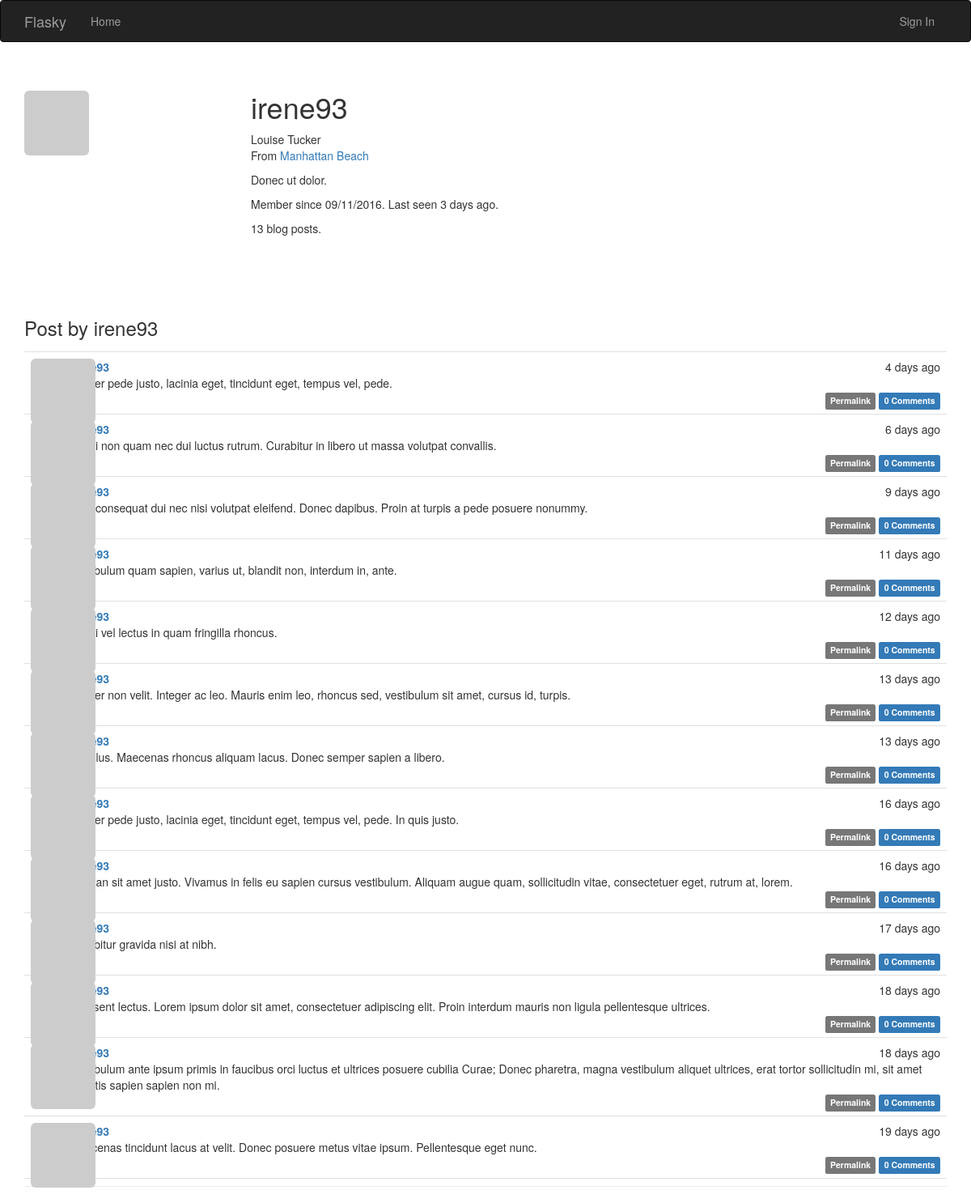
Screenshot of /user/irene93 with the database file from the repository.
### app/models.py (models this page shows, shortened)
class User(UserMixin, db.Model):
    __tablename__ = 'users'
    id = db.Column(db.Integer, primary_key=True)
    email = db.Column(db.String(64), unique=True, index=True)
    username = db.Column(db.String(64), unique=True, index=True)
    role_id = db.Column(db.Integer, db.ForeignKey('roles.id'))
    password_hash = db.Column(db.String(128))
    confirmed = db.Column(db.Boolean, default=False)
    name = db.Column(db.String(64))  # 真实姓名
    location = db.Column(db.String(64))  # 所在地
    about_me = db.Column(db.Text())  # 个人简介
    member_since = db.Column(db.DateTime(), default=datetime.utcnow)
    last_seen = db.Column(db.DateTime(), default=datetime.utcnow)  # 最后访问日期
    comments = db.relationship('Comment', backref='author', lazy='dynamic')
    avatar_hash = db.Column(db.String(32))
    posts = db.relationship('Post', backref='author', lazy='dynamic')
    followers = db.relationship('Follow', foreign_keys=[Follow.followed_id],
                                backref=db.backref('followed', lazy='joined'),
                                lazy='dynamic',
                                cascade='all, delete-orphan')
    followed = db.relationship('Follow', foreign_keys=[Follow.follower_id],
                               backref=db.backref('follower', lazy='joined'),
                               lazy='dynamic',
                               cascade='all, delete-orphan')
    @property
    def password(self):
        raise AttributeError('password is not a readable attribute')
    def gravatar(self, size=100, default='identicon', rating='g'):
        if request.is_secure:
            url = 'https://secure.gravatar.com/avatar'
        else:
            url = 'http://www.gravatar.com/avatar'
        hash = self.avatar_hash or hashlib.md5(
            self.email.encode('utf-8')).hexdigest()
        return '{url}/{hash}?s={size}&d={default}&r={rating}'.format(
            url=url, hash=hash, size=size, default=default, rating=rating)

class Post(db.Model):
    __tablename__ = 'posts'
    id = db.Column(db.Integer, primary_key=True)
    body = db.Column(db.Text)
    body_html = db.Column(db.Text)
    timestamp = db.Column(db.DateTime, index=True, default=datetime.utcnow)
    author_id = db.Column(db.Integer, db.ForeignKey('users.id'))
    comments = db.relationship('Comment', backref='post', lazy='dynamic')

### app/main/views.py (the view)
@main.route('/user/<username>')
def user(username):
    user = User.query.filter_by(username=username).first()
    posts = user.posts.order_by(Post.timestamp.desc()).all()
    return render_template('user.html', user=user, posts=posts)

### app/auth/views.py (called while the page is built)
@auth.before_app_request
def before_request():
    if current_user.is_authenticated:
        current_user.ping()
        if not current_user.confirmed\
                and request.endpoint[:5] != 'auth.'\
                and request.endpoint != 'static':
            return redirect(url_for('auth.unconfirmed'))

### app/main/__init__.py (called while the page is built)
@main.app_context_processor
def injict_permissions():
    return dict(Permission=Permission)

### app/models.py (called while the page is built)
    def can(self, permission):
        return False

    def is_administrator(self):
        return self.can(Permission.ADMINISTER)

### app/templates/user.html (shortened to what this page needs)
{% extends "base.html" %}
{% block page_content %}
<div class="page-header">
    <img class="img-rounded profile-thumbnail" src="{{ user.gravatar(size=256) }}">
    <div class="profile-header">
        <h1>{{ user.username }}</h1>
        {% if user.name or user.location %}
        <p>
            {% if user.name %}{{ user.name }}<br>{% endif %}
            {% if user.location %}
                From <a href="http://maps.google.com/?q={{ user.location }}">{{ user.location }}</a><br>
            {% endif %}
        </p>
        {% endif %}
        {% if user.about_me %}<p>{{ user.about_me }}</p>{% endif %}
        <p>Member since {{ moment(user.member_since).format('L') }}. Last seen {{ moment(user.last_seen).fromNow() }}.</p>
        <p>{{ user.posts.count() }} blog posts.</p>
    </div>
    <h3>Post by {{ user.username }}</h3>
    {% include "_posts.html" %}
</div>
{% endblock %}

### app/templates/_posts.html (shortened to what this page needs)
<ul class="posts">
    {% for post in posts %}
    <li class="post">
        <div class="post-thumbnail">
            <a href="{{ url_for('.user',username=post.author.username) }}">
                <img class="img-rounded profile-thumbnail" src="{{ post.author.gravatar(size=40) }}">
            </a>
        </div>
        <div class="post-content">
            <div class="post-date">
                {{ moment(post.timestamp).fromNow()}}
            </div>
            <div class="post-author">
                <a href="{{ url_for('.user',username=post.author.username) }}">{{ post.author.username }}</a>
            </div>
            <div class="post-body">
            {% if post.body_html %}
                {{ post.body_html | safe }}
            {% else %}
                {{ post.body }}
            {% endif %}</div>
            <div class="post-footer">
                <a href="{{ url_for('.post',id=post.id) }}">
                    <span class="label label-default">Permalink</span>
                </a>
                <a href="{{ url_for('.post',id=post.id) }}#comments">
                    <span class="label label-primary">{{post.comments.count()}} Comments </span>
                </a>
            </div>
        </div>
    </li>
    {% endfor %}
</ul>

### app/static/styles.css (style rules this page uses)
.profile-thumbnail { position: absolute; }
.profile-header { min-height: 260px; margin-left: 280px; }
ul.posts { list-style-type: none; padding: 0px; margin: 16px 0px 0px 0px; border-top: 1px solid #e0e0e0; }
ul.posts li.post { padding: 8px; border-bottom: 1px solid #e0e0e0; }
div.post-date { float: right; }
div.post-author { font-weight: bold; }
div.post-thumbnail { position: absolute; }
div.post-content { margin-left: 48px; min-height: 48px; }
div.post-footer { text-align: right; }

### rows the page displays
User: username "irene93", name "Louise Tucker", location "Manhattan Beach", about_me "Donec ut dolor.", member_since "09/11/2016", last_seen "3 days ago"
Post: timestamp "4 days ago", body "Integer pede justo, lacinia eget, tincidunt eget, tempus vel, pede.", comments.count "0"
Post: timestamp "6 days ago", body "Morbi non quam nec dui luctus rutrum. Curabitur in libero ut massa volutpat convallis.", comments.count "0"
Post: timestamp "9 days ago", body "Duis consequat dui nec nisi volutpat eleifend. Donec dapibus. Proin at turpis a pede posuere nonummy.", comments.count "0"
Post: timestamp "11 days ago", body "Vestibulum quam sapien, varius ut, blandit non, interdum in, ante.", comments.count "0"
Post: timestamp "12 days ago", body "Morbi vel lectus in quam fringilla rhoncus.", comments.count "0"
Post: timestamp "13 days ago", body "Integer non velit. Integer ac leo. Mauris enim leo, rhoncus sed, vestibulum sit amet, cursus id, turpis.", comments.count "0"
Post: timestamp "13 days ago", body "Ut tellus. Maecenas rhoncus aliquam lacus. Donec semper sapien a libero.", comments.count "0"
Post: timestamp "16 days ago", body "Integer pede justo, lacinia eget, tincidunt eget, tempus vel, pede. In quis justo.", comments.count "0"
Post: timestamp "16 days ago", body "Aenean sit amet justo. Vivamus in felis eu sapien cursus vestibulum. Aliquam augue quam, sollicitudin vitae, consectetuer eget, rutrum at, lorem.", comments.count "0"
Post: timestamp "17 days ago", body "Curabitur gravida nisi at nibh.", comments.count "0"
Post: timestamp "18 days ago", body "Praesent lectus. Lorem ipsum dolor sit amet, consectetuer adipiscing elit. Proin interdum mauris non ligula pellentesque ultrices.", comments.count "0"
Post: timestamp "18 days ago", body "Vestibulum ante ipsum primis in faucibus orci luctus et ultrices posuere cubilia Curae; Donec pharetra, magna vestibulum aliquet ultrices, erat tortor sollicitudin mi, sit amet lobortis sapien sapien non mi.", comments.count "0"
Post: timestamp "19 days ago", body "Maecenas tincidunt lacus at velit. Donec posuere metus vitae ipsum. Pellentesque eget nunc.", comments.count "0"

### other values shown
{{ user.posts.count() }} "13"
